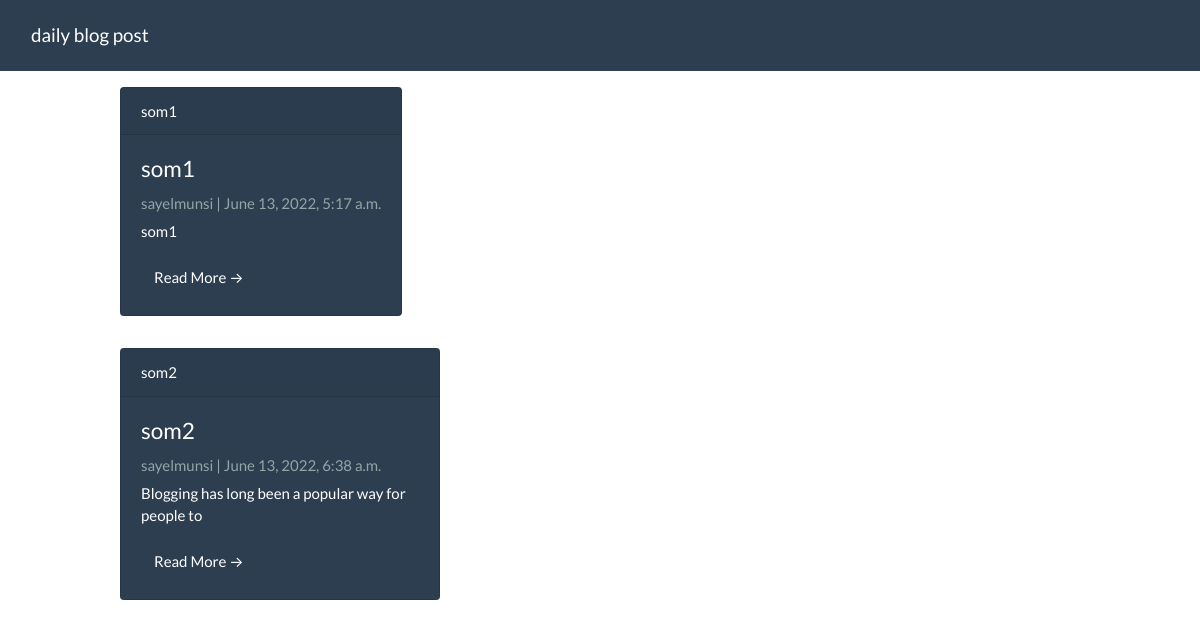
The page / on the database its author committed.
### app/models.py (models this page shows, shortened)
class Post(models.Model):
    title=models.CharField(max_length=200,unique=True)
    slug=models.SlugField(max_length=200,unique=True)
    author=models.ForeignKey(User, on_delete=models.CASCADE,related_name="blog_post")
    created_on=models.DateTimeField(auto_now_add=True)
    updated_on=models.DateTimeField(auto_now=True)
    content=models.TextField()
    status=models.IntegerField(choices=STATUS,default=0)
    class Meta:
        ordering=['-created_on']

### app/views.py (the view)
# urls.py: path('',views.PostList.as_view(), name='home'),
class PostList(generic.ListView):
    queryset= Post.objects.filter(status=1).order_by('created_on')
    template_name = 'index.html'

### template/index.html
{% extends "base.html" %}
{% block content %}
{%for post in post_list %}
<div class="container " style="max-width: 60rem;">
  <div class="row">
    <div class="card text-white bg-primary mb-3 mt-3" style="max-width: 20rem;">
      <div class="card-header">{{post.title}}</div>
      <div class="card-body">
        <h4 class="card-title">{{post.title}}</h4>
        <p class="card-text text-muted h6">{{post.author}} | {{post.created_on}}</p>
        <p class="card-text">{{post.content|slice:":50"}}</p>
        <a href="{% url 'post_detail' post.slug %}" class="btn btn-primary">Read More &rarr;</a>
      </div>
    </div>
  </div>
</div>
{%endfor%}
{% endblock %}

### template/base.html (shortened to what this page needs)
<!DOCTYPE html>
<html lang="en">
<head>
    <link rel="stylesheet" href="https://cdn.jsdelivr.net/npm/bootswatch@4.5.2/dist/flatly/bootstrap.min.css">
</head>
<body>
    <nav class="navbar navbar-expand-lg navbar-dark bg-primary">
        <div class="container-fluid">
          <a class="navbar-brand" href="{% url 'home' %}">daily blog post</a>
        </div>
      </nav>
    {% block content %}
    {% endblock content %}
</body>
</html>

### rows shown on the page
Post: title "som1", author "sayelmunsi", created_on "June 13, 2022, 5:17 a.m.", content "som1"
Post: title "som2", author "sayelmunsi", created_on "June 13, 2022, 6:38 a.m.", content "Blogging has long been a popular way for people to"
